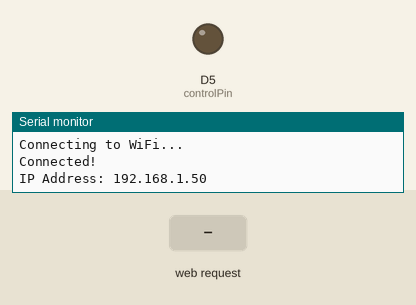
A sketch run on a simulated Arduino Uno R4 WiFi. Parts: output pins drawn as LEDs (lit = HIGH), the last lines printed to the serial monitor. The test bench sets the inputs (shaded band). WiFi joins after 1.5 s; servers stay silent unless stated; not simulated (calls return 0 or success): secret.h.

Above: at 2.7 s.
2.8 s: HTTP request GET /?command=HIGH received
At 3.7 s:
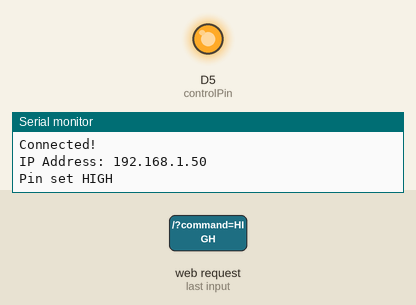
4.3 s: HTTP request GET /?command=LOW received
At 4.8 s:
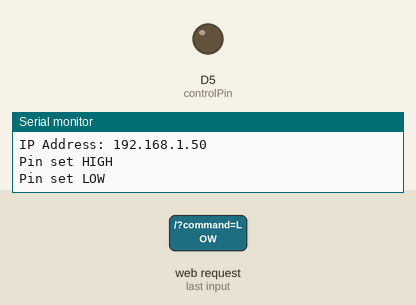
Timing chart, 0 to 7.3 s (numbered marks = the images above; inputs shaded):
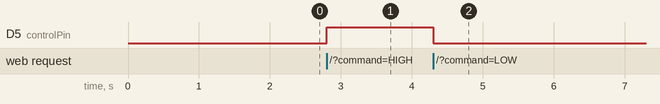

Measured:
- after the input at 2.8 s, D5 (controlPin): LOW → HIGH at once
- after the input at 4.3 s, D5 (controlPin): HIGH → LOW at once

The sketch:

sketch_Wifi_Led.ino
```cpp
#include <WiFiS3.h>
#include "secret.h"

WiFiServer server(80);

const int controlPin = 5;  // the pin you want to control

void setup() {
  Serial.begin(9600);

  pinMode(controlPin, OUTPUT);
  digitalWrite(controlPin, LOW);

  Serial.println("Connecting to WiFi...");
  while (WiFi.begin(SECRET_SSID, SECRET_PASS) != WL_CONNECTED) {
    Serial.print(".");
    delay(300);
  }

  Serial.println("\nConnected!");
  Serial.print("IP Address: ");
  Serial.println(WiFi.localIP());

  server.begin();
}

void loop() {
  WiFiClient client = server.available();

  if (!client) return;

  // Wait for data from browser
  while (client.connected() && !client.available()) {
    delay(1);
  }

  String req = client.readStringUntil('\r');
  client.flush();

  // Process command from form
  if (req.indexOf("command=HIGH") != -1) {
    digitalWrite(controlPin, HIGH);
    Serial.println("Pin set HIGH");
  }
  if (req.indexOf("command=LOW") != -1) {
    digitalWrite(controlPin, LOW);
    Serial.println("Pin set LOW");
  }

  // Send HTML form
  client.println("HTTP/1.1 200 OK");
  client.println("Content-Type: text/html");
  client.println("Connection: close");
  client.println();

  client.println("<html><body style='font-family:Arial;'>");
  client.println("<h1>Arduino Pin Control</h1>");

  client.println("<form action='/' method='GET'>");
  client.println("Command: <input type='text' name='command' placeholder='HIGH or LOW'>");
  client.println("<input type='submit' value='Send'>");
  client.println("</form>");

  client.println("<p>Pin 5 is now: ");
  client.print((digitalRead(controlPin) == HIGH) ? "HIGH" : "LOW");
  client.println("</p>");

  client.println("</body></html>");

  client.stop();
}
```
